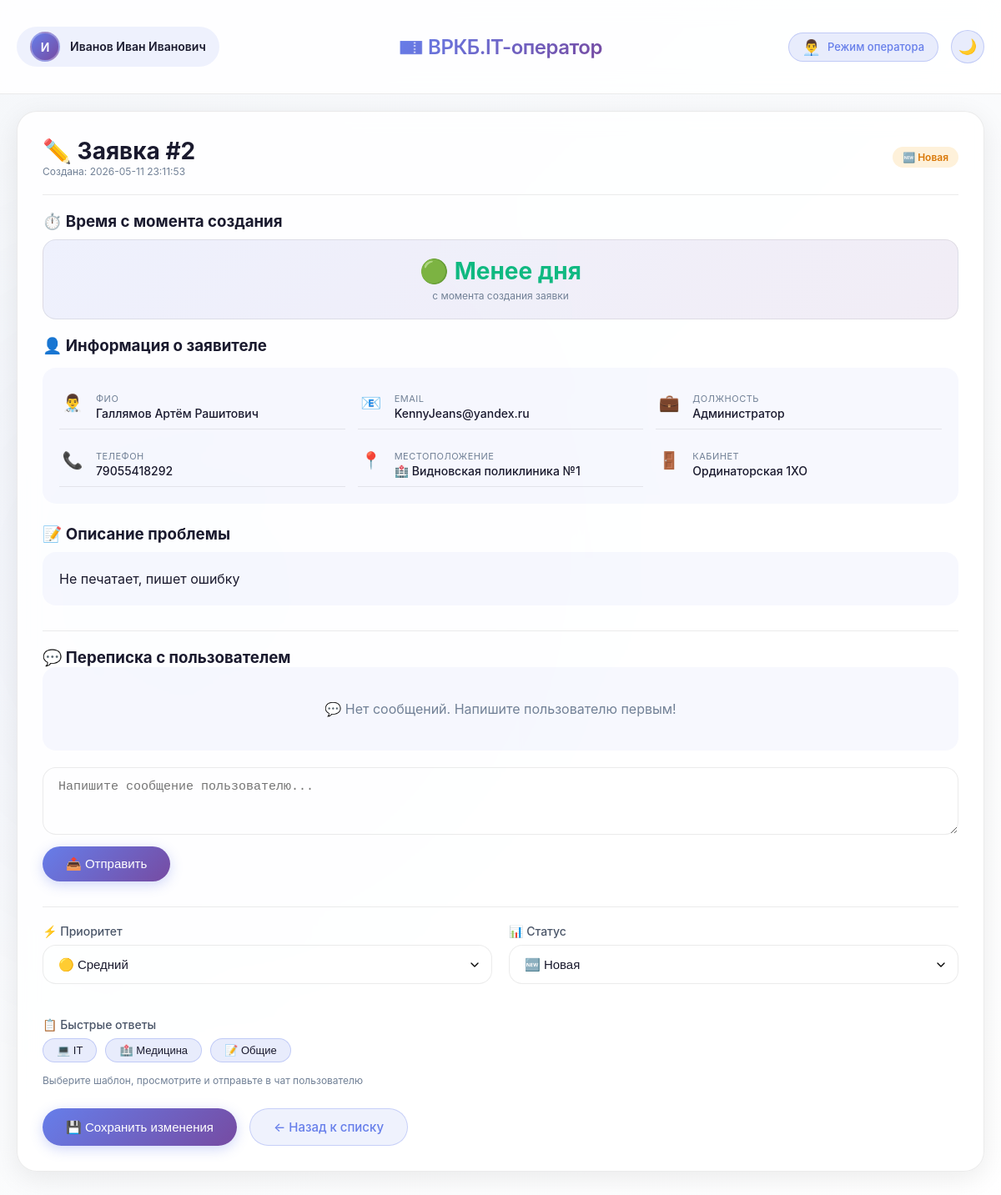
Page /operator/ticket/2 (signed in) on the earlier database version.
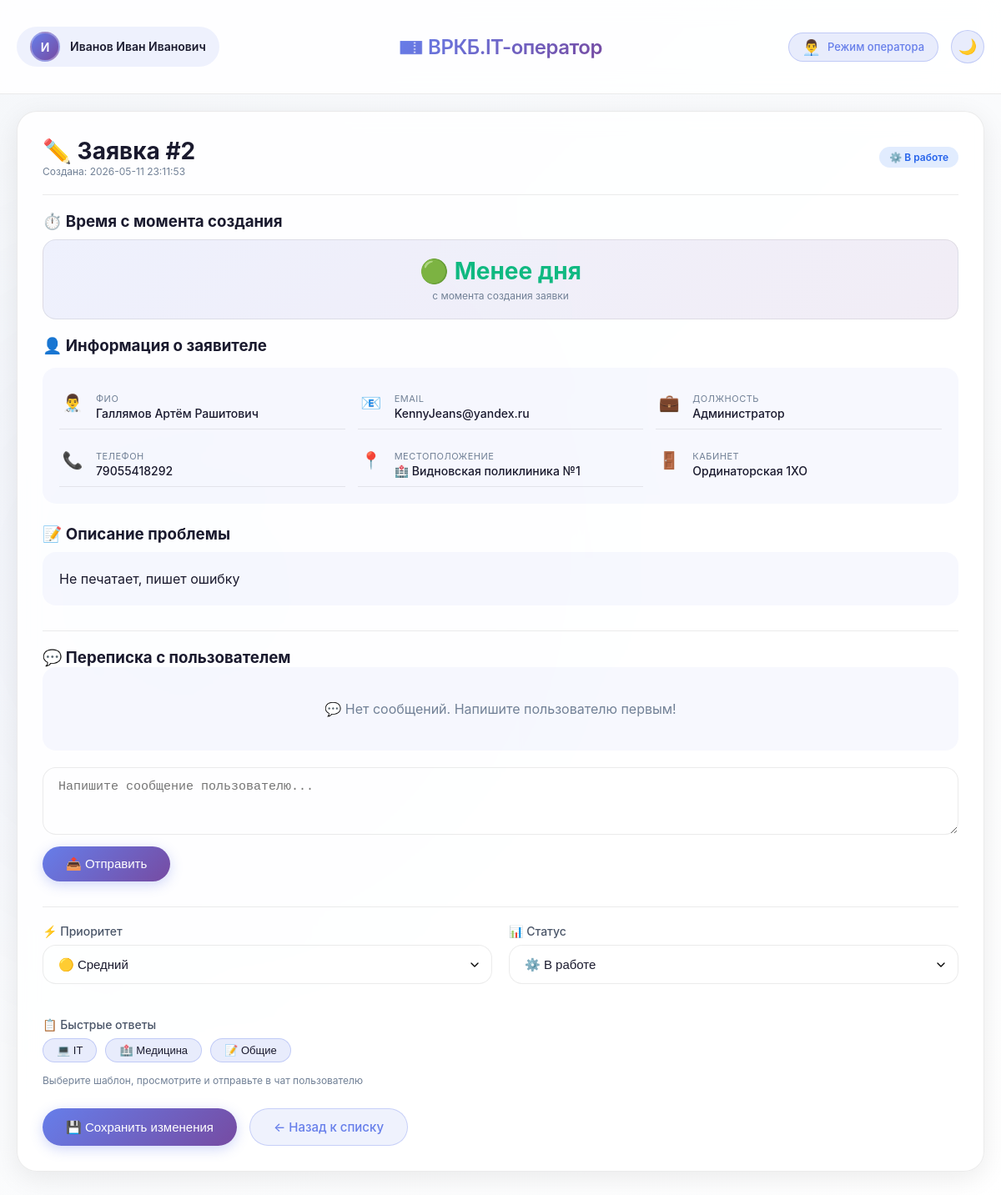
Same page on the later database version.
### tables this page shows
CREATE TABLE tickets (
        id INTEGER PRIMARY KEY AUTOINCREMENT,
        user_id INTEGER NOT NULL,
        subject TEXT,
        description TEXT NOT NULL,
        status TEXT DEFAULT 'new',
        priority TEXT DEFAULT 'medium',
        operator_answer TEXT,
        created_at TEXT NOT NULL,
        updated_at TEXT,
        completed_at TEXT,
        assigned_to INTEGER,
        category TEXT,
        problem_type TEXT,
        location TEXT,
        office TEXT,
        assistant_id TEXT,
        printer_manufacturer TEXT,
        printer_model TEXT,
        printer_problem TEXT,
        FOREIGN KEY (user_id) REFERENCES users (id),
        FOREIGN KEY (assigned_to) REFERENCES operators (id)
    );

### app.py (the view)
    def decorated_function(*args, **kwargs):
        if not session.get('operator_logged_in'):
            flash('Доступ только для операторов', 'danger')
            return redirect(url_for('operator_login'))
        return f(*args, **kwargs)

### app.py (called while the page is built, shortened)
def get_db_connection():
    conn = sqlite3.connect('databases/database_helpdesk.db')
    conn.row_factory = sqlite3.Row
    return conn

def operator_required(f):
    def decorated_function(*args, **kwargs):
        if not session.get('operator_logged_in'):
            flash('Доступ только для операторов', 'danger')
            return redirect(url_for('operator_login'))
        return f(*args, **kwargs)
    decorated_function.__name__ = f.__name__
    return decorated_function

@app.context_processor
def inject_user():
    user_info = {}
    return {'user': user_info}

### templates/operators/operator_ticket.html (shortened to what the changed rows need)
{% extends "operators/base_operator.html" %}
{% block content %}
<div class="card">
    <div class="ticket-header-operator">
        <div>
            <h1 class="ticket-id-operator">✏️ Заявка #{{ ticket.id }}</h1>
            <p class="text-muted">Создана: {{ ticket.created_at }}</p>
        </div>
        <span class="status-badge status-{{ ticket.status }} status-large">
            {% if ticket.status == 'new' %}🆕 Новая
            {% elif ticket.status == 'in_progress' %}⚙️ В работе
            {% elif ticket.status == 'resolved' %}✅ Решена
            {% else %}📦 Закрыта{% endif %}
        </span>
    </div>
    <div class="user-info-block">
        <div class="info-grid">
            <div class="info-item">
                <div>
                    <div class="info-label">Местоположение</div>
                    <div class="info-value">
                        {% set location_map = {
                        'main': '🏥 Видновская РКБ',
                        'polyclinic1': '🏥 Видновская поликлиника №1',
                        'polyclinic3': '🏥 Видновская поликлиника №3',
                        'children': '🏥 Детская поликлиника'
                        } %}
                        {{ location_map.get(ticket.location, ticket.location or 'не указано') }}
                    </div>
                </div>
            </div>
            <div class="info-item">
                <div>
                    <div class="info-label">Кабинет</div>
                    <div class="info-value">{{ ticket.office or 'не указан' }}</div>
                </div>
            </div>
        </div>
    </div>
    <div class="description-block">
        <h3>📝 Описание проблемы</h3>
        <div class="description-box-operator" style="white-space: normal; word-wrap: break-word; line-height: 1.5;">
            {% if ticket.description %}
            {{ ticket.description | replace('\n', '<br>') | safe }}
            {% else %}
            <em class="text-muted">Описание отсутствует</em>
            {% endif %}
        </div>
    </div>
    <form method="POST" id="ticketForm">
        <div class="form-row">
            <div class="form-group">
                <label>⚡ Приоритет</label>
                <select name="priority" class="form-control">
                    <option value="medium" {% if ticket.priority == 'medium' %}selected{% endif %}>🟡 Средний</option>
                </select>
            </div>
            <div class="form-group">
                <label>📊 Статус</label>
                <select name="status" class="form-control">
                    <option value="new" {% if ticket.status == 'new' %}selected{% endif %}>🆕 Новая</option>
                    <option value="in_progress" {% if ticket.status == 'in_progress' %}selected{% endif %}>⚙️ В работе</option>
                </select>
            </div>
        </div>
    </form>
</div>
{% endblock %}

Differences in the rows shown:
changed tickets "Не печатает, пишет ошибку": status "🆕 Новая" → "⚙️ В работе"
Other differences:
text no longer shown: "🆕 Новая"
text now shown: "⚙️ В работе"
